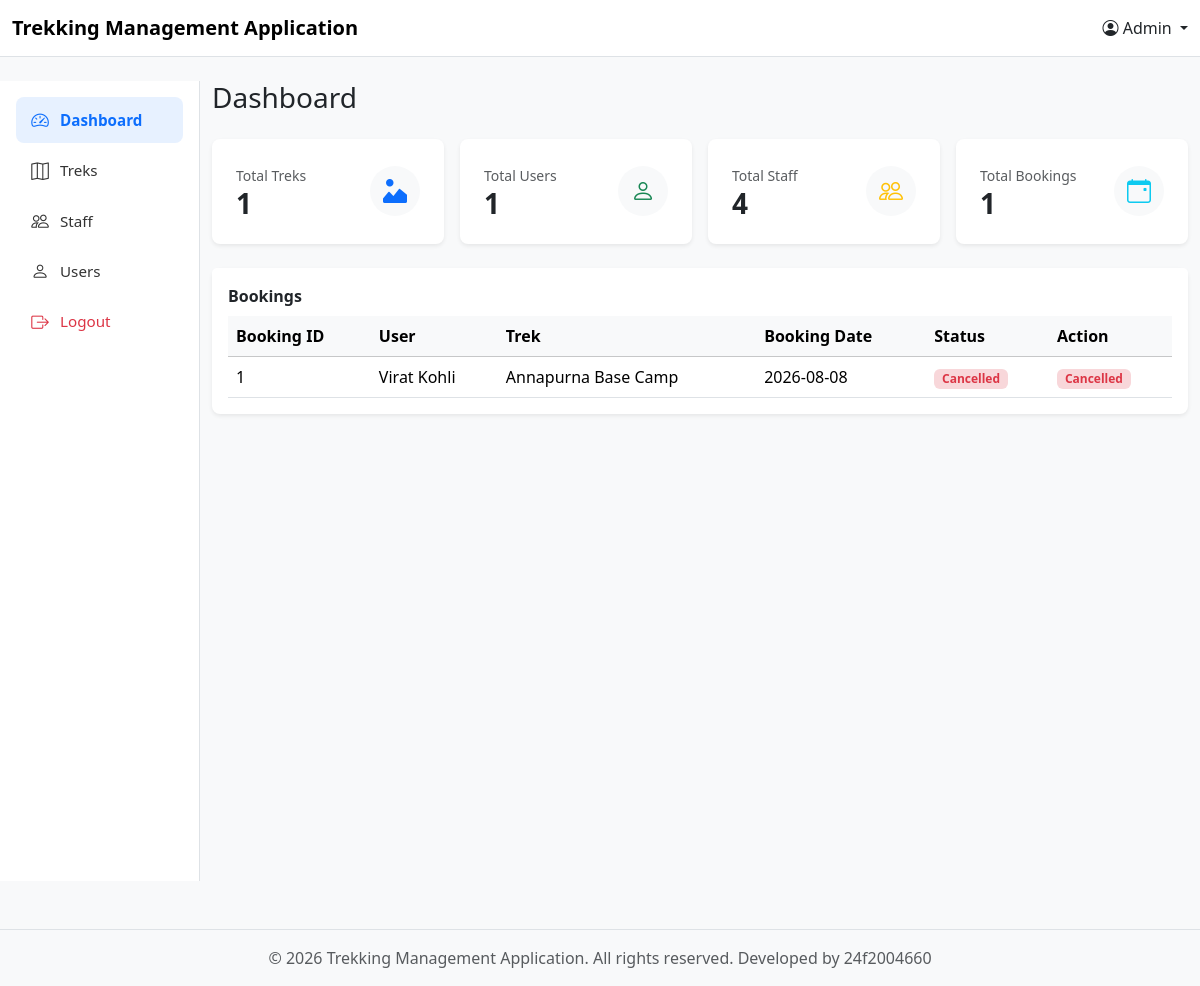
/admin, run on an earlier commit of the app's database.
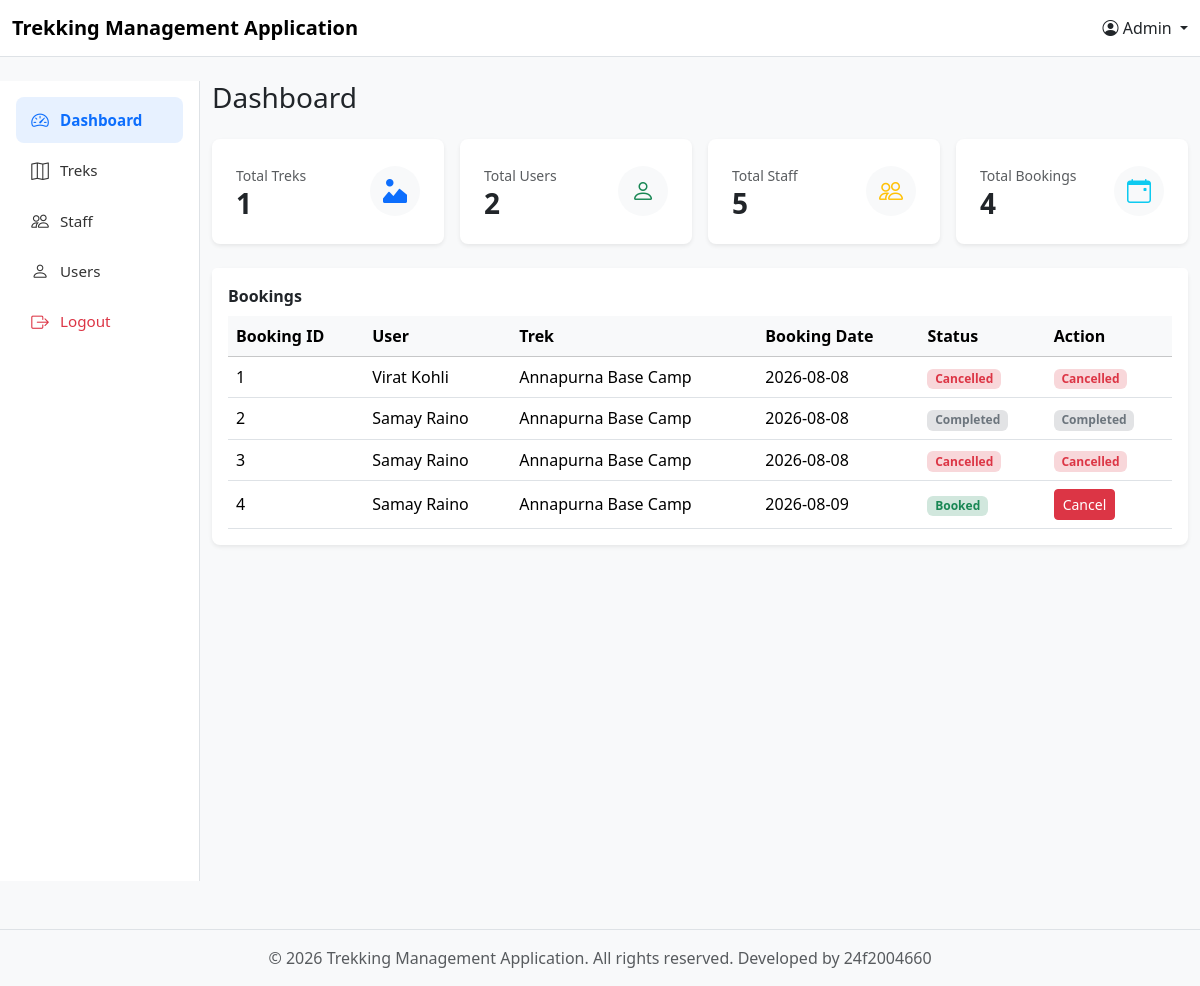
And on a later commit of the database.
### models.py (models this page shows)
class Booking(db.Model):
    __tablename__ = 'booking'
    booking_id = db.Column(db.Integer, primary_key=True)
    user_id = db.Column(db.Integer, db.ForeignKey('user_profile.user_id'), nullable=False)
    trek_id = db.Column(db.Integer, db.ForeignKey('trek.trek_id'), nullable=False)
    booking_date = db.Column(db.Date, default=date.today)
    status = db.Column(db.String(20), default='Booked')  # Booked/cancelled/completed

class user_profile(db.Model):
    __tablename__ = 'user_profile'
    id = db.Column(db.Integer, primary_key=True)
    user_id = db.Column(db.Integer, db.ForeignKey('user_credentials.id'), nullable=False) #linking user credentials to trek
    name = db.Column(db.String(100), nullable=False)
    address = db.Column(db.String(200), nullable=False)
    phone_number = db.Column(db.String(20), nullable=False)
    status = db.Column(db.Integer, nullable=False, default = 0) #0 means active 1 means deactive
    bookings = db.relationship('Booking', backref='trekker')

class Trek(db.Model):
    __tablename__ = 'trek'
    trek_id = db.Column(db.Integer, primary_key=True)
    t_name = db.Column(db.String(120), nullable=False)
    location = db.Column(db.String(120), nullable=False)
    diff = db.Column(db.String(1))  # E/M/H
    duration = db.Column(db.Integer)
    total_slots = db.Column(db.Integer, nullable=False)
    avl_slots = db.Column(db.Integer, nullable=False)
    assign_s_id = db.Column(db.Integer, db.ForeignKey('staff_profile.staff_id'), nullable=False)
    status = db.Column(db.String(20), default='Pending')  # Pending/Approved/Open/Close/Completed
    start_date = db.Column(db.Date)
    end_date = db.Column(db.Date)
    description = db.Column(db.String(500))
    bookings = db.relationship('Booking', backref='trek', cascade="all, delete")

### controller.py (the view)
@app.route("/admin")
def admin_dashboard():
    t_count = db.session.query(Trek).count()
    u_count = db.session.query(user_profile).count()
    s_count = db.session.query(staff_profile).count()
    b_count = db.session.query(Booking).count()
    booking = db.session.query(Booking).filter().all()
    return render_template("Admin_templates/admin_dashboard.html" , t_count = t_count, u_count = u_count ,s_count = s_count , b_count = b_count , bookings = booking)

### templates/Admin_templates/admin_dashboard.html
{% extends "base.html" %}
{% set current_user = 'Admin' %}
{% block content %}
    <div class="row">
        {% set current_page = "dashboard" %}
        {% include "Admin_templates/components/admin_menu.html" %}
        <div class="col-md-10">
            <h3 class="mb-4">Dashboard</h3>
            <div class="row g-3">
                <div class="col-md-3">
                    <div class="card border-0 shadow-sm rounded-3">
                        <div class="card-body d-flex justify-content-between align-items-center p-4">
                            <div>
                                <small class="text-muted">Total Treks</small>
                                <h3 class="fw-bold mb-0">{{t_count}}</h3>
                            </div>
                            <div class="bg-light rounded-circle d-flex align-items-center justify-content-center"
                                style="width:50px; height:50px;">
                                <i class="bi bi-image-alt fs-4 text-primary"></i>
                            </div>
                        </div>
                    </div>
                </div>
                <div class="col-md-3">
                    <div class="card border-0 shadow-sm rounded-3">
                        <div class="card-body d-flex justify-content-between align-items-center p-4">
                            <div>
                                <small class="text-muted">Total Users</small>
                                <h3 class="fw-bold mb-0">{{u_count}}</h3>
                            </div>
                            <div class="bg-light rounded-circle d-flex align-items-center justify-content-center"
                                style="width:50px; height:50px;">
                                <i class="bi bi-person fs-4 text-success"></i>
                            </div>
                        </div>
                    </div>
                </div>
                <div class="col-md-3">
                    <div class="card border-0 shadow-sm rounded-3">
                        <div class="card-body d-flex justify-content-between align-items-center p-4">
                            <div>
                                <small class="text-muted">Total Staff</small>
                                <h3 class="fw-bold mb-0">{{s_count}}</h3>
                            </div>
                            <div class="bg-light rounded-circle d-flex align-items-center justify-content-center"
                                style="width:50px; height:50px;">
                                <i class="bi bi-people fs-4 text-warning"></i>
                            </div>
                        </div>
                    </div>
                </div>
                <div class="col-md-3">
                    <div class="card border-0 shadow-sm rounded-3">
                        <div class="card-body d-flex justify-content-between align-items-center p-4">
                            <div>
                                <small class="text-muted">Total Bookings</small>
                                <h3 class="fw-bold mb-0">{{b_count}}</h3>
                            </div>
                            <div class="bg-light rounded-circle d-flex align-items-center justify-content-center"
                                style="width:50px; height:50px;">
                                <i class="bi bi-calendar-event fs-4 text-info"></i>
                            </div>
                        </div>
                    </div>
                </div>
            </div>
            <div class="card mt-4 border-0 shadow-sm rounded-3">
                <div class="card-header bg-white fw-bold border-0 pt-3">
                    Bookings
                </div>
                <div class="card-body pt-0">
                    <table class="table table-hover align-middle mb-0">
                        <thead class="table-light">
                            <tr>
                                <th>Booking ID</th>
                                <th>User</th>
                                <th>Trek</th>
                                <th>Booking Date</th>
                                <th>Status</th>
                                <th>Action</th>
                            </tr>
                        </thead>
                        <tbody>
                            {% for booking in bookings %}
                            <tr>
                                <td>{{ booking.booking_id }}</td>
                                <td>{{ booking.trekker.name }}</td>
                                <td>{{ booking.trek.t_name }}</td>
                                <td>{{ booking.booking_date }}</td>
                                <td>
                                    {% if booking.status == 'Booked' %}
                                    <span class="badge bg-success-subtle text-success">Booked</span>
                                    {% elif booking.status == 'Cancelled' %}
                                    <span class="badge bg-danger-subtle text-danger">Cancelled</span>
                                    {% else %}
                                    <span class="badge bg-secondary-subtle text-secondary">{{ booking.status }}</span>
                                    {% endif %}
                                </td>
                                <td>
                                    {% if booking.status == 'Booked' %}
                                    <a href="/cancel_booking?booking_id={{booking.booking_id}}" class="btn btn-danger btn-sm" >Cancel</a>
                                    {% elif booking.status == 'Cancelled' %}
                                    <span class="badge bg-danger-subtle text-danger">Cancelled</span>
                                    {% else %}
                                    <span class="badge bg-secondary-subtle text-secondary">Completed</span>
                                    {% endif %}
                                </td>
                            </tr>
                            {% endfor %}
                        </tbody>
                    </table>
                </div>
            </div>
        </div>
    </div>
{% endblock %}

### templates/base.html (shortened to what this page needs)
<!DOCTYPE html>
<html lang="en">
<head>
    <link href="https://cdn.jsdelivr.net/npm/bootstrap@5.3.7/dist/css/bootstrap.min.css" rel="stylesheet">
    <link href="https://cdn.jsdelivr.net/npm/bootstrap-icons@1.11.3/font/bootstrap-icons.min.css" rel="stylesheet">
</head>
<body class="bg-light">
<nav class="navbar navbar-expand-lg bg-white border-bottom">
    <div class="container-fluid">
        <a class="navbar-brand fw-bold" href="#">
            Trekking Management Application
        </a>
        <div class="dropdown">
            <a href="#" class="text-dark text-decoration-none dropdown-toggle"
                data-bs-toggle="dropdown">
                <i class="bi bi-person-circle"></i> {{ current_user }}
            </a>
        </div>
    </div>
</nav>
<div class="container-fluid mt-4">
    {% block content %}
    {% endblock %}
</div>
<footer class="border-top mt-5 py-3">
    <div class="container-fluid">
        <center>
            <span class="bg-red text-muted">
                &copy; 2026 Trekking Management Application. All rights reserved.
            </span>
            <span class="text-muted">
                Developed by 24f2004660
            </span>
        </center>
    </div>
</footer>
</body>
</html>

### templates/Admin_templates/components/admin_menu.html (shortened to what this page needs)
<div class="col-md-2 admin-sidebar border-end vh-100 p-3">
    <nav class="nav flex-column">
        <a href="{{ url_for('admin_dashboard') }}"
           class="nav-link {% if current_page == 'dashboard' %}active{% endif %}"
           >
            <i class="bi bi-speedometer2"></i>
            Dashboard
        </a>
        <a href="{{ url_for('admin_manage_treks') }}"
           class="nav-link {% if current_page == 'treks' %}active{% endif %}">
            <i class="bi bi-map"></i>
            Treks
        </a>
        <a href="{{ url_for('admin_manage_staffs') }}"
           class="nav-link {% if current_page == 'staff' %}active{% endif %}">
            <i class="bi bi-people"></i>
            Staff
        </a>
        <a href="{{ url_for('admin_manage_users') }}"
           class="nav-link {% if current_page == 'users' %}active{% endif %}">
            <i class="bi bi-person"></i>
            Users
        </a>
        <a href="{{ url_for('homepage') }}"
           class="nav-link text-danger">
            <i class="bi bi-box-arrow-right"></i>
            Logout
        </a>
    </nav>
</div>

### templates/Admin_templates/components/admin_menu.html (style rules this page uses)
.admin-sidebar { background-color: #ffffff; }
.admin-sidebar .nav-link { color: #333; border-radius: 8px; padding: 10px 14px; margin-bottom: 4px; display: flex; align-items: center; font-size: 0.95rem; transition: background-color 0.15s ease, color 0.15s ease; }
.admin-sidebar .nav-link i { font-size: 1.1rem; margin-right: 10px; width: 20px; text-align: center; }
.admin-sidebar .nav-link.active { background-color: #e7f1ff; color: #0d6efd; font-weight: 600; }

What changed in the data, as far as the page shows it:
added Booking: booking_id "2", trekker.name "Samay Raino", trek.t_name "Annapurna Base Camp", booking_date "2026-08-08", status "Completed"
added Booking: booking_id "3", trekker.name "Samay Raino", trek.t_name "Annapurna Base Camp", booking_date "2026-08-08", status "Cancelled"
added Booking: booking_id "4", trekker.name "Samay Raino", trek.t_name "Annapurna Base Camp", booking_date "2026-08-09", status "Booked"
Also different on the page:
{{ u_count }}: "1" → "2"
{{ s_count }}: "4" → "5"
{{ b_count }}: "1" → "4"
